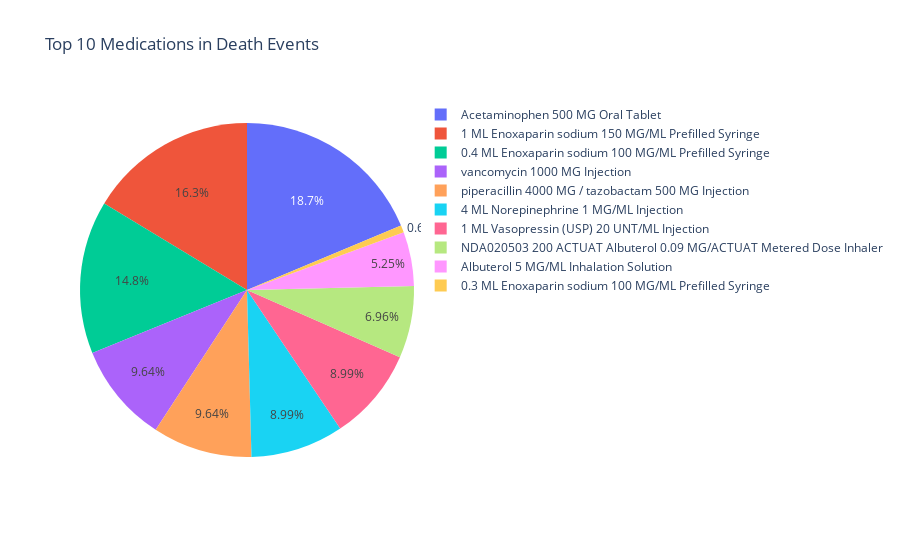

Notebook cell for this chart:
### Code cell
# Plotly Pie Chart of Top 10 Medications
import plotly.express as px

fig = px.pie(death_medications_counts.head(10).reset_index(), values='count', names='index', title='Top 10 Medications in Death Events')
fig.show()

### Figure 1 — Plotly figure (JSON) as saved in the notebook; plotly's stock layout.template omitted (floating-point values rounded to 4 significant figures)
{"data": [{"domain": {"x": [0, 1], "y": [0, 1]}, "hovertemplate": "index=%{label}<br>count=%{value}<extra></extra>", "labels": ["Acetaminophen 500 MG Oral Tablet", "1 ML Enoxaparin sodium 150 MG/ML Prefilled Syringe", "0.4 ML Enoxaparin sodium 100 MG/ML Prefilled Syringe", "vancomycin 1000 MG Injection", "piperacillin 4000 MG / tazobactam 500 MG Injection", "4 ML Norepinephrine 1 MG/ML Injection", "1 ML Vasopressin (USP) 20 UNT/ML Injection", "NDA020503 200 ACTUAT Albuterol 0.09 MG/ACTUAT Metered Dose Inhaler", "Albuterol 5 MG/ML Inhalation Solution", "0.3 ML Enoxaparin sodium 100 MG/ML Prefilled Syringe"], "legendgroup": "", "name": "", "showlegend": true, "type": "pie", "values": [349, 305, 277, 180, 180, 168, 168, 130, 98, 13]}], "layout": {"legend": {"tracegroupgap": 0}, "title": {"text": "Top 10 Medications in Death Events"}}}
